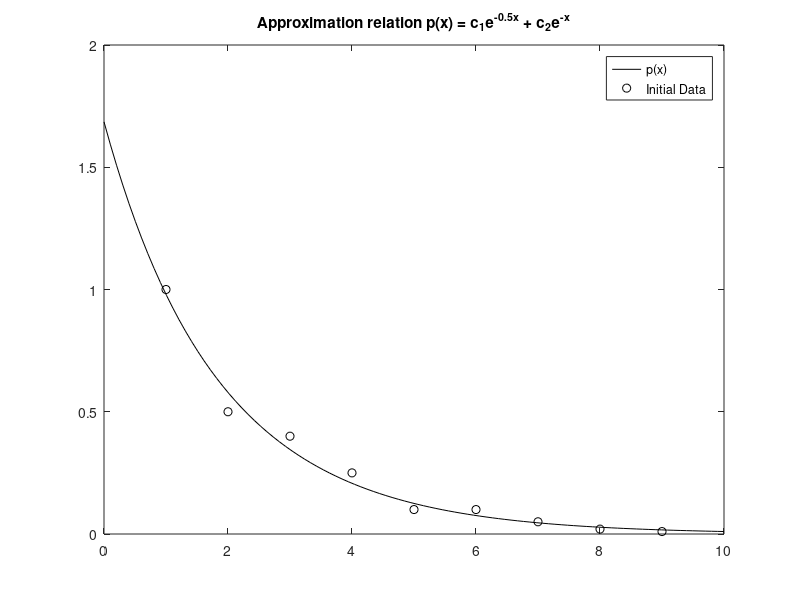

Recreate this plot in MATLAB. (Note: this script raises an error after producing the figure.)
%% Jong Park (parkj6)
% Math 351 - Numerical Analysis 
% HW 4 - Data Fitting

%% Given
y = [1, 0.5, 0.4, 0.25, 0.1, 0.1, 0.05, 0.02, 0.01];
m = length(y);
x = 1:m;

%% 1. p(x) = c_1e^(-0.5x) + c_2e^(-x); c1, c2 are constants. 
%% a) Use appx relation to derive an overdetermined system
       
u = exp(-0.5.*x(:));         % e^(-0.5x)
v = exp(-x(:));              % e^(-x)

%% b) Find least-square solution
A = [u,v]
b = y(:)
c = A\b                     % Ac = b;

%% c) Plot p(x) with c1, c2. 

%x = graphable x from 0:10
xp = linspace(0,10);
%p(x) = c_1e^(-0.5x) + c_2e^(-x)
yp = c(1).*exp(-0.5.*xp) + c(2).*exp(-xp);

plot (xp, yp,'k', x, y,'ok');
title(sprintf("Approximation relation p(x) = c_1e^{-0.5x} + c_2e^{-x}"))
legend('p(x)','Initial Data','location','best')
ax = gca; ax.FontSize = 14; 

%% 2. p(x) = re^(sx); r, s are constants.
%% a) Use log to break re^(sx_i) and use the result to derive overdetermined system.

u = ones(m,1);
v = x(:);
A = [u,v]
b

%% b) Find least-square solution
c = A\log(b)            %Ac = b;

r = exp(c(1))
s = c(2)

%% c) Plot
figure
yp = r.*exp(s.*xp);
plot (xp,yp,'k', x,y,'ok')
title(sprintf("Approximation relation p(x) = re^{sx}"))
legend('p(x)','Initial Data','location','best')
ax = gca; ax.FontSize = 14; 

